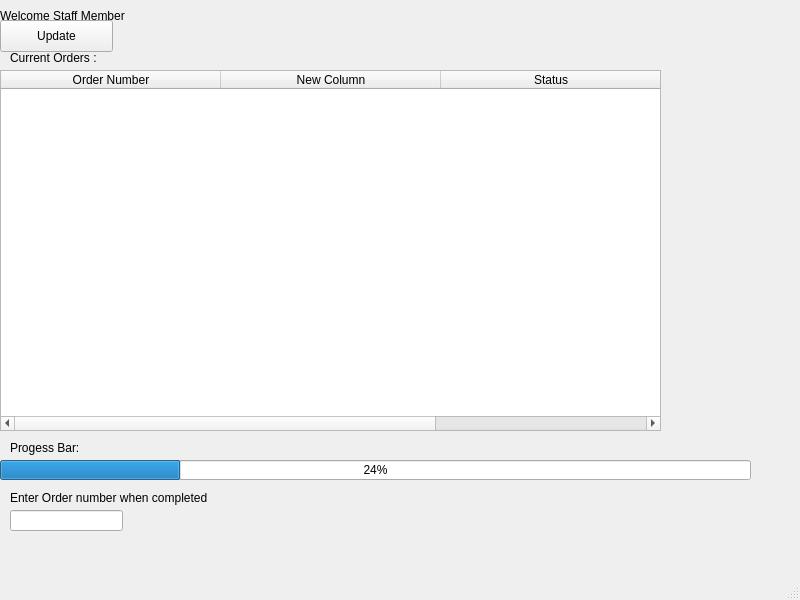
<?xml version="1.0" encoding="UTF-8"?>
<ui version="4.0">
 <class>MainWindow</class>
 <widget class="QMainWindow" name="MainWindow">
  <property name="geometry">
   <rect>
    <x>0</x>
    <y>0</y>
    <width>800</width>
    <height>600</height>
   </rect>
  </property>
  <property name="windowTitle">
   <string>MainWindow</string>
  </property>
  <widget class="QWidget" name="centralwidget">
   <widget class="QProgressBar" name="progressBar">
    <property name="geometry">
     <rect>
      <x>0</x>
      <y>460</y>
      <width>751</width>
      <height>20</height>
     </rect>
    </property>
    <property name="value">
     <number>24</number>
    </property>
   </widget>
   <widget class="QLabel" name="label">
    <property name="geometry">
     <rect>
      <x>0</x>
      <y>0</y>
      <width>151</width>
      <height>31</height>
     </rect>
    </property>
    <property name="text">
     <string>Welcome Staff Member</string>
    </property>
   </widget>
   <widget class="QLabel" name="label_2">
    <property name="geometry">
     <rect>
      <x>10</x>
      <y>50</y>
      <width>101</width>
      <height>16</height>
     </rect>
    </property>
    <property name="text">
     <string>Current Orders :</string>
    </property>
   </widget>
   <widget class="QPushButton" name="pushButton">
    <property name="geometry">
     <rect>
      <x>0</x>
      <y>20</y>
      <width>113</width>
      <height>32</height>
     </rect>
    </property>
    <property name="text">
     <string>Update</string>
    </property>
   </widget>
   <widget class="QLabel" name="label_3">
    <property name="geometry">
     <rect>
      <x>10</x>
      <y>440</y>
      <width>81</width>
      <height>16</height>
     </rect>
    </property>
    <property name="text">
     <string>Progess Bar:</string>
    </property>
   </widget>
   <widget class="QLabel" name="label_4">
    <property name="geometry">
     <rect>
      <x>10</x>
      <y>490</y>
      <width>231</width>
      <height>16</height>
     </rect>
    </property>
    <property name="text">
     <string>Enter Order number when completed</string>
    </property>
   </widget>
   <widget class="QLineEdit" name="lineEdit">
    <property name="geometry">
     <rect>
      <x>10</x>
      <y>510</y>
      <width>113</width>
      <height>21</height>
     </rect>
    </property>
   </widget>
   <widget class="QTableWidget" name="tableWidget">
    <property name="geometry">
     <rect>
      <x>0</x>
      <y>70</y>
      <width>661</width>
      <height>361</height>
     </rect>
    </property>
    <attribute name="horizontalHeaderDefaultSectionSize">
     <number>220</number>
    </attribute>
    <column>
     <property name="text">
      <string>Order Number</string>
     </property>
    </column>
    <column>
     <property name="text">
      <string>New Column</string>
     </property>
    </column>
    <column>
     <property name="text">
      <string>Status</string>
     </property>
    </column>
   </widget>
  </widget>
  <widget class="QMenuBar" name="menubar">
   <property name="geometry">
    <rect>
     <x>0</x>
     <y>0</y>
     <width>800</width>
     <height>22</height>
    </rect>
   </property>
  </widget>
  <widget class="QStatusBar" name="statusbar"/>
 </widget>
 <resources/>
 <connections/>
</ui>
